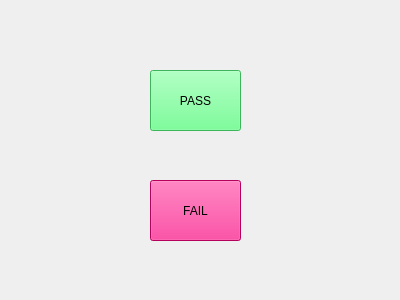
<?xml version="1.0" encoding="UTF-8"?>
<ui version="4.0">
 <class>Form</class>
 <widget class="QWidget" name="Form">
  <property name="geometry">
   <rect>
    <x>0</x>
    <y>0</y>
    <width>400</width>
    <height>300</height>
   </rect>
  </property>
  <property name="windowTitle">
   <string>Form</string>
  </property>
  <widget class="QPushButton" name="pushButton">
   <property name="geometry">
    <rect>
     <x>150</x>
     <y>70</y>
     <width>91</width>
     <height>61</height>
    </rect>
   </property>
   <property name="styleSheet">
    <string notr="true">background-color: rgb(85, 255, 127);</string>
   </property>
   <property name="text">
    <string>PASS</string>
   </property>
  </widget>
  <widget class="QPushButton" name="pushButton_2">
   <property name="geometry">
    <rect>
     <x>150</x>
     <y>180</y>
     <width>91</width>
     <height>61</height>
    </rect>
   </property>
   <property name="styleSheet">
    <string notr="true">background-color: rgb(255, 0, 127);</string>
   </property>
   <property name="text">
    <string>FAIL</string>
   </property>
  </widget>
 </widget>
 <resources/>
 <connections/>
</ui>
